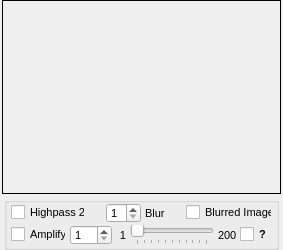
                <widget class="QWidget" name="tab_highpassTwo2">
                 <attribute name="title">
                  <string>Highpass 2</string>
                 </attribute>
                 <layout class="QVBoxLayout" name="verticalLayout_13">
                  <property name="spacing">
                   <number>3</number>
                  </property>
                  <property name="leftMargin">
                   <number>2</number>
                  </property>
                  <property name="topMargin">
                   <number>0</number>
                  </property>
                  <property name="rightMargin">
                   <number>2</number>
                  </property>
                  <property name="bottomMargin">
                   <number>0</number>
                  </property>
                  <item>
                   <widget class="QFrame" name="frame_highpassTwoFilterImage2">
                    <property name="enabled">
                     <bool>true</bool>
                    </property>
                    <property name="sizePolicy">
                     <sizepolicy hsizetype="Expanding" vsizetype="Expanding">
                      <horstretch>0</horstretch>
                      <verstretch>0</verstretch>
                     </sizepolicy>
                    </property>
                    <property name="minimumSize">
                     <size>
                      <width>258</width>
                      <height>194</height>
                     </size>
                    </property>
                    <property name="maximumSize">
                     <size>
                      <width>16777215</width>
                      <height>16777215</height>
                     </size>
                    </property>
                    <property name="frameShape">
                     <enum>QFrame::Box</enum>
                    </property>
                    <property name="frameShadow">
                     <enum>QFrame::Plain</enum>
                    </property>
                    <layout class="QHBoxLayout" name="horizontalLayout_highpassTwoFilterImage2">
                     <property name="spacing">
                      <number>0</number>
                     </property>
                     <property name="margin">
                      <number>1</number>
                     </property>
                    </layout>
                   </widget>
                  </item>
                  <item>
                   <layout class="QHBoxLayout" name="horizontalLayout_27">
                    <property name="spacing">
                     <number>0</number>
                    </property>
                    <item>
                     <spacer name="horizontalSpacer_60">
                      <property name="orientation">
                       <enum>Qt::Horizontal</enum>
                      </property>
                      <property name="sizeType">
                       <enum>QSizePolicy::Fixed</enum>
                      </property>
                      <property name="sizeHint" stdset="0">
                       <size>
                        <width>2</width>
                        <height>25</height>
                       </size>
                      </property>
                     </spacer>
                    </item>
                    <item>
                     <widget class="QGroupBox" name="groupBox_highpassTwoFilter2">
                      <property name="sizePolicy">
                       <sizepolicy hsizetype="Expanding" vsizetype="Fixed">
                        <horstretch>0</horstretch>
                        <verstretch>0</verstretch>
                       </sizepolicy>
                      </property>
                      <property name="minimumSize">
                       <size>
                        <width>0</width>
                        <height>53</height>
                       </size>
                      </property>
                      <property name="maximumSize">
                       <size>
                        <width>16777215</width>
                        <height>53</height>
                       </size>
                      </property>
                      <property name="font">
                       <font>
                        <pointsize>8</pointsize>
                       </font>
                      </property>
                      <property name="title">
                       <string/>
                      </property>
                      <property name="alignment">
                       <set>Qt::AlignCenter</set>
                      </property>
                      <layout class="QVBoxLayout" name="verticalLayout_19">
                       <property name="spacing">
                        <number>2</number>
                       </property>
                       <property name="leftMargin">
                        <number>4</number>
                       </property>
                       <property name="topMargin">
                        <number>0</number>
                       </property>
                       <property name="rightMargin">
                        <number>4</number>
                       </property>
                       <property name="bottomMargin">
                        <number>0</number>
                       </property>
                       <item>
                        <layout class="QHBoxLayout" name="horizontalLayout_28">
                         <property name="spacing">
                          <number>4</number>
                         </property>
                         <item>
                          <widget class="QCheckBox" name="checkBox_highpassTwoFilter2">
                           <property name="minimumSize">
                            <size>
                             <width>74</width>
                             <height>0</height>
                            </size>
                           </property>
                           <property name="maximumSize">
                            <size>
                             <width>74</width>
                             <height>16777215</height>
                            </size>
                           </property>
                           <property name="text">
                            <string>Highpass 2</string>
                           </property>
                          </widget>
                         </item>
                         <item>
                          <spacer name="horizontalSpacer_28">
                           <property name="orientation">
                            <enum>Qt::Horizontal</enum>
                           </property>
                           <property name="sizeHint" stdset="0">
                            <size>
                             <width>5</width>
                             <height>20</height>
                            </size>
                           </property>
                          </spacer>
                         </item>
                         <item>
                          <widget class="QSpinBox" name="spinBox_highpassTwoFilter2">
                           <property name="minimumSize">
                            <size>
                             <width>35</width>
                             <height>20</height>
                            </size>
                           </property>
                           <property name="maximumSize">
                            <size>
                             <width>35</width>
                             <height>20</height>
                            </size>
                           </property>
                           <property name="font">
                            <font>
                             <weight>50</weight>
                             <bold>false</bold>
                            </font>
                           </property>
                           <property name="minimum">
                            <number>1</number>
                           </property>
                           <property name="maximum">
                            <number>14</number>
                           </property>
                          </widget>
                         </item>
                         <item>
                          <widget class="QLabel" name="label_highpassTwoKernel2">
                           <property name="minimumSize">
                            <size>
                             <width>20</width>
                             <height>20</height>
                            </size>
                           </property>
                           <property name="maximumSize">
                            <size>
                             <width>20</width>
                             <height>20</height>
                            </size>
                           </property>
                           <property name="font">
                            <font>
                             <family>MS Shell Dlg 2</family>
                             <pointsize>8</pointsize>
                            </font>
                           </property>
                           <property name="text">
                            <string>Blur</string>
                           </property>
                           <property name="alignment">
                            <set>Qt::AlignLeading|Qt::AlignLeft|Qt::AlignVCenter</set>
                           </property>
                          </widget>
                         </item>
                         <item>
                          <spacer name="horizontalSpacer_33">
                           <property name="orientation">
                            <enum>Qt::Horizontal</enum>
                           </property>
                           <property name="sizeHint" stdset="0">
                            <size>
                             <width>5</width>
                             <height>20</height>
                            </size>
                           </property>
                          </spacer>
                         </item>
                         <item>
                          <widget class="QCheckBox" name="checkBox_highpassTwoShowImageToSubtract2">
                           <property name="minimumSize">
                            <size>
                             <width>86</width>
                             <height>0</height>
                            </size>
                           </property>
                           <property name="maximumSize">
                            <size>
                             <width>86</width>
                             <height>16777215</height>
                            </size>
                           </property>
                           <property name="text">
                            <string>Blurred Image</string>
                           </property>
                          </widget>
                         </item>
                        </layout>
                       </item>
                       <item>
                        <layout class="QHBoxLayout" name="horizontalLayout_29">
                         <property name="spacing">
                          <number>4</number>
                         </property>
                         <item>
                          <widget class="QCheckBox" name="checkBox_highpassTwoAmplify2">
                           <property name="minimumSize">
                            <size>
                             <width>55</width>
                             <height>0</height>
                            </size>
                           </property>
                           <property name="maximumSize">
                            <size>
                             <width>55</width>
                             <height>16777215</height>
                            </size>
                           </property>
                           <property name="text">
                            <string>Amplify</string>
                           </property>
                          </widget>
                         </item>
                         <item>
                          <widget class="QSpinBox" name="spinBox_highpassTwoAmplify2">
                           <property name="minimumSize">
                            <size>
                             <width>42</width>
                             <height>20</height>
                            </size>
                           </property>
                           <property name="maximumSize">
                            <size>
                             <width>42</width>
                             <height>20</height>
                            </size>
                           </property>
                           <property name="font">
                            <font>
                             <weight>50</weight>
                             <bold>false</bold>
                            </font>
                           </property>
                           <property name="minimum">
                            <number>1</number>
                           </property>
                           <property name="maximum">
                            <number>200</number>
                           </property>
                          </widget>
                         </item>
                         <item>
                          <widget class="QLabel" name="label_minHighpassTwoAmplify2">
                           <property name="minimumSize">
                            <size>
                             <width>10</width>
                             <height>20</height>
                            </size>
                           </property>
                           <property name="maximumSize">
                            <size>
                             <width>10</width>
                             <height>20</height>
                            </size>
                           </property>
                           <property name="font">
                            <font>
                             <family>MS Shell Dlg 2</family>
                             <pointsize>8</pointsize>
                            </font>
                           </property>
                           <property name="text">
                            <string>1</string>
                           </property>
                           <property name="alignment">
                            <set>Qt::AlignRight|Qt::AlignTrailing|Qt::AlignVCenter</set>
                           </property>
                          </widget>
                         </item>
                         <item>
                          <widget class="QSlider" name="slider_highpassTwoAmplify2">
                           <property name="minimumSize">
                            <size>
                             <width>0</width>
                             <height>20</height>
                            </size>
                           </property>
                           <property name="maximumSize">
                            <size>
                             <width>16777215</width>
                             <height>20</height>
                            </size>
                           </property>
                           <property name="font">
                            <font>
                             <weight>50</weight>
                             <bold>false</bold>
                            </font>
                           </property>
                           <property name="minimum">
                            <number>1</number>
                           </property>
                           <property name="maximum">
                            <number>200</number>
                           </property>
                           <property name="pageStep">
                            <number>20</number>
                           </property>
                           <property name="orientation">
                            <enum>Qt::Horizontal</enum>
                           </property>
                           <property name="tickPosition">
                            <enum>QSlider::TicksBelow</enum>
                           </property>
                           <property name="tickInterval">
                            <number>20</number>
                           </property>
                          </widget>
                         </item>
                         <item>
                          <widget class="QLabel" name="label_maxHighpassTwoAmplify2">
                           <property name="sizePolicy">
                            <sizepolicy hsizetype="Minimum" vsizetype="Preferred">
                             <horstretch>0</horstretch>
                             <verstretch>0</verstretch>
                            </sizepolicy>
                           </property>
                           <property name="minimumSize">
                            <size>
                             <width>18</width>
                             <height>20</height>
                            </size>
                           </property>
                           <property name="maximumSize">
                            <size>
                             <width>18</width>
                             <height>20</height>
                            </size>
                           </property>
                           <property name="font">
                            <font>
                             <family>MS Shell Dlg 2</family>
                             <pointsize>8</pointsize>
                             <weight>50</weight>
                             <bold>false</bold>
                            </font>
                           </property>
                           <property name="text">
                            <string>200</string>
                           </property>
                           <property name="alignment">
                            <set>Qt::AlignLeading|Qt::AlignLeft|Qt::AlignVCenter</set>
                           </property>
                          </widget>
                         </item>
                         <item>
                          <widget class="QCheckBox" name="checkBox_highpass2Help2">
                           <property name="font">
                            <font>
                             <weight>75</weight>
                             <bold>true</bold>
                            </font>
                           </property>
                           <property name="text">
                            <string>?</string>
                           </property>
                          </widget>
                         </item>
                        </layout>
                       </item>
                      </layout>
                     </widget>
                    </item>
                    <item>
                     <spacer name="horizontalSpacer_62">
                      <property name="orientation">
                       <enum>Qt::Horizontal</enum>
                      </property>
                      <property name="sizeType">
                       <enum>QSizePolicy::Fixed</enum>
                      </property>
                      <property name="sizeHint" stdset="0">
                       <size>
                        <width>2</width>
                        <height>25</height>
                       </size>
                      </property>
                     </spacer>
                    </item>
                   </layout>
                  </item>
                 </layout>
                </widget>
